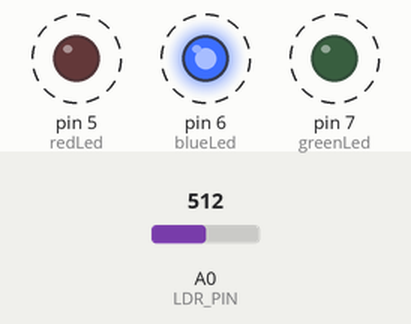
Recording of a sketch running on a simulated Arduino Uno, built with avr-gcc and run on an emulated ATmega328P. On the bench: output pins drawn as LEDs (lit = HIGH). Dashed ring = blinking. The test bench sets the inputs (shaded band); at power-on: A0 (LDR_PIN) = 512. What the sketch prints to the serial monitor is not drawn.

Above: at 1.25 s.
1.3 s: A0 (LDR_PIN) set to 122
4.3 s: A0 (LDR_PIN) set to 0
Timing chart, 0 to 13.3 s (numbered marks = the images above; inputs shaded):
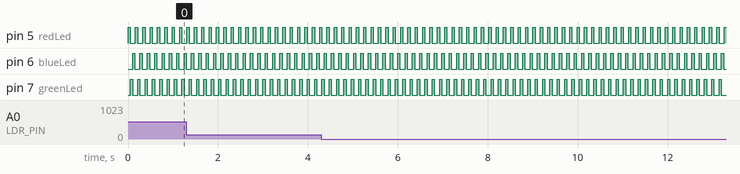

Measured:
- by itself, pin 5 (redLed), pin 6 (blueLed), pin 7 (greenLed): alternates HIGH for 0.05 s and LOW for 0.11 s

The sketch:

3_color_MLP_arduino_example.ino
```cpp
#include <Arduino.h>
#include "emlearn/colorMLP.h"

#define     greenLed     7
#define     redLed       5
#define     blueLed      6
#define     LDR_PIN      A0

// Array to hold the color response for the LDR
volatile float color_resp[3] = {0,0,0};
volatile float color_pred[6] = {0,0,0,0,0,0};

void printLDR_response();
void capture_color_response();

void setup()
{
    // Set the 3 leds as OUTPUT
    pinMode(redLed,OUTPUT);
    pinMode(greenLed,OUTPUT);
    pinMode(blueLed,OUTPUT);

    Serial.begin(115200);
}

void loop()
{

    capture_color_response();
    printLDR_response();
    predict();
}

int predict(){

    // Printing probability of all colors using the neural network
    int error = eml_net_predict_proba(&colorMLP,&color_resp[0],3,&color_pred[0],6);
    Serial.print("Pred: ");
    for (size_t i = 0; i < 6; i++)
    {
        Serial.print(color_pred[i]);
        Serial.print(", ");
    }
    Serial.print("\n\n");

    // Print the color with highest probability
    int classColor = eml_net_predict(&colorMLP,&color_resp[0],3);

    if(classColor == 0){Serial.println("No color");}
    else if(classColor == 1){Serial.println("Color: Black");}
    else if(classColor == 2){Serial.println("Color: Pink");}
    else if(classColor == 3){Serial.println("Color: Yellow");}
    else if(classColor == 4){Serial.println("Color: LightBlue");}
    else if(classColor == 5){Serial.println("Color: Red");}

    Serial.println("-------------");
    return error;
}


void capture_color_response(){

    digitalWrite(redLed,HIGH);
    delay(50);
    color_resp[0] = (float)analogRead(LDR_PIN);
    digitalWrite(redLed,LOW);

    digitalWrite(greenLed,HIGH);
    delay(50);
    color_resp[1] = (float)analogRead(LDR_PIN);
    digitalWrite(greenLed,LOW);

    digitalWrite(blueLed,HIGH);
    delay(50);
    color_resp[2] = (float)analogRead(LDR_PIN);
    digitalWrite(blueLed,LOW);

}


void printLDR_response(){
    Serial.print(color_resp[0]);
    Serial.print(",");
    Serial.print(color_resp[1]);
    Serial.print(",");
    Serial.println(color_resp[2]);
}
```

colorMLP.h
```cpp
#include "eml_net.h"
static const float colorMLP_layer0_weights[15] = { -0.227409f, -0.039437f, 0.017645f, 0.015578f, 0.082042f, -0.005759f, -0.022325f, 0.012583f, 0.021661f, -0.257275f, 0.164368f, -0.018416f, 0.039534f, 0.031181f, 0.152049f };
static const float colorMLP_layer0_biases[5] = { 0.872096f, -0.428815f, -0.119577f, -0.418876f, 1.561883f };
static const float colorMLP_layer1_weights[30] = { -4.716386f, 3.169954f, -4.356012f, -4.189064f, 3.036406f, 2.771722f, -0.038060f, -0.024014f, 0.000142f, 0.006355f, 0.028073f, 0.018317f, -0.252473f, -1.861514f, 1.356843f, 1.166160f, -0.488273f, -0.107324f, -0.234296f, -1.143462f, 0.818715f, 1.166673f, 0.086330f, -0.309856f, 4.116200f, 3.862642f, -3.792697f, -4.310450f, -3.938827f, -3.990081f };
static const float colorMLP_layer1_biases[6] = { -0.196522f, -1.346803f, 0.672995f, 0.611209f, -0.269148f, -0.262125f };
static float colorMLP_buf1[6];
static float colorMLP_buf2[6];
static const EmlNetLayer colorMLP_layers[2] = {
{ 5, 3, colorMLP_layer0_weights, colorMLP_layer0_biases, EmlNetActivationLogistic },
{ 6, 5, colorMLP_layer1_weights, colorMLP_layer1_biases, EmlNetActivationSoftmax } };
static EmlNet colorMLP = { 2, colorMLP_layers, colorMLP_buf1, colorMLP_buf2, 6 };
```

eml_common.h
```cpp
#ifndef EML_COMMON_H
#define EML_COMMON_H

#include <stdbool.h>
#include <stdint.h>
#include <stddef.h>

// EmlError
typedef enum _EmlError {
    EmlOk = 0,
    EmlSizeMismatch,
    EmlUnsupported,
    EmlUninitialized,
    EmlPostconditionFailed,
    EmlUnknownError,
    EmlErrors,
} EmlError;

static const char *
eml_error_strs[EmlErrors] = {
    "OK",
    "SizeMismatch",
    "Uninitialized",
    "Unsupported",
    "Postcondition failed",
    "Unknown error",
};

bool
eml_error_valid(EmlError e) {
    return (e >= EmlOk && e < EmlErrors);
}

const char *
eml_error_str(EmlError e) {
    if (eml_error_valid(e)) {
        return eml_error_strs[e];
    } else {
        return "Invalid error code";
    }
}


typedef void (*EmlDebugFunction)(EmlError code, const char *file, int line);

#ifdef EML_DEBUG
void eml_debug_stderr(EmlError code, const char *file, int line)
{
    const bool log_error = getenv("EML_DEBUG_LOG") != NULL;
    const bool fatal_errors = getenv("EML_DEBUG_FATAL_ERRORS") != NULL;
    if (log_error) {
        const char *err_str = eml_error_str(code);
        fprintf(stderr, "EmlError %s at %s:%d \n",
                        err_str, file, line);
    }
    if (fatal_errors) {
        exit(11);
    }
}

static EmlDebugFunction eml_debug = eml_debug_stderr;
#endif

#ifdef EML_DEBUG

#define EML_PRECONDITION(expr, errorcode) \
    do { \
        if (!(expr)) { \
            if (eml_debug) { eml_debug(errorcode, __FILE__, __LINE__); } \
            return errorcode; \
        } \
    } while (0);

// Return errorcode if expr not satisfied
#define EML_POSTCONDITION(expr, errorcode) \
    do { \
        if (!(expr)) { \
            if (eml_debug) { eml_debug(errorcode, __FILE__, __LINE__); } \
            return errorcode; \
        } \
    } while (0);


#else // EML_DEBUG


// Return errorcode if expr not satisfied
#define EML_PRECONDITION(expr, errorcode) \
    do { \
        if (!(expr)) { \
            return errorcode; \
        } \
    } while (0);

// Return errorcode if expr not satisfied
#define EML_POSTCONDITION(expr, errorcode) \
    do { \
        if (!(expr)) { \
            return errorcode; \
        } \
    } while (0);

#endif // EML_DEBUG

// Return if expr gives error
#define EML_CHECK_ERROR(expr) \
    do { \
        const EmlError _e = (expr); \
        if (_e != EmlOk) { \
            return _e; \
        } \
    } while (0);


#ifndef M_PI
#define M_PI 3.14159265358979323846
#endif


static inline
float eml_max(float a, float b) {
    return (a > b) ? a : b;
}
static inline
float eml_min(float a, float b) {
    return (a < b) ? a : b;
}

#endif // EML_COMMON_H
```

eml_net.h
```cpp
#include "eml_common.h"

#include <stdint.h>
#include <math.h>


// TODO: implement elu
// TODO: implement SeLu for SNN
// TODO: implement HardSigmoid
typedef enum _EmlNetActivationFunction {
    EmlNetActivationIdentity = 0,
    EmlNetActivationRelu,
    EmlNetActivationLogistic,
    EmlNetActivationSoftmax,
    EmlNetActivationTanh,
    EmlNetActivationFunctions,
} EmlNetActivationFunction;

static const char *
eml_net_activation_function_strs[EmlNetActivationFunctions] = {
    "identity",
    "relu",
    "logistic",
    "softmax",
    "tanh",
};

typedef struct _EmlNetLayer {
    int32_t n_outputs;
    int32_t n_inputs;
    const float *weights;
    const float *biases;
    EmlNetActivationFunction activation;
} EmlNetLayer;

typedef struct _EmlNet {
    // Layers of the neural network
    int32_t n_layers;
    const EmlNetLayer *layers;
    // Buffers for storing activations
    float *activations1;
    float *activations2;
    int32_t activations_length;
} EmlNet;


static float
eml_net_relu(float in) {
    return (in <= 0.0f) ? 0.0f : in;
}

static float
eml_net_expit(float in) {
    return 1.0f / (1.0f + expf(-in));
}

static float
eml_net_tanh(float in) {
    return tanhf(in);
}

static EmlError
eml_net_softmax(float *input, size_t input_length)
{
    EML_PRECONDITION(input, EmlUninitialized);

    float input_max = -INFINITY;
    for (size_t i = 0; i < input_length; i++) {
        if (input[i] > input_max) {
            input_max = input[i];
        }
    }

    float sum = 0.0f;
    for (size_t i = 0; i < input_length; i++) {
        sum += expf(input[i] - input_max);
    }

    const float offset = input_max + logf(sum);
    for (size_t i = 0; i < input_length; i++) {
        input[i] = expf(input[i] - offset);
    }

    return EmlOk;
}

int32_t
eml_net_argmax(const float *values, int32_t values_length) {

    float vmax = -INFINITY;
    int32_t argmax = -1;
    for (int i=0; i<values_length; i++) {
        if (values[i] > vmax) {
            vmax = values[i];
            argmax = i;
        }
    }
    return argmax;
}


static bool
eml_net_valid(EmlNet *model) {
    bool not_null = model->layers && model->activations1 && model->activations2;
    return not_null;
}

static inline int32_t
eml_net_outputs(EmlNet *model) {
    return model->layers[model->n_layers-1].n_outputs;
}

// For binary problem, one output, we need to report [ prob(class_0), prob(class_1)]
static inline int32_t
eml_net_outputs_proba(EmlNet *model) {
    int32_t n_outputs = eml_net_outputs(model);
    if (n_outputs == 1) {
        n_outputs = 2;
    }
    return n_outputs;
}

// Calculate size of activation value arrays
static int32_t
eml_net_find_largest_layer(EmlNet *model) {
    int32_t largest = -1;
    for (int i=0; i<model->n_layers; i++) {
        if (model->layers[i].n_inputs > largest) {
            largest = model->layers[i].n_inputs;
        }
        if (model->layers[i].n_outputs > largest) {
            largest = model->layers[i].n_outputs;
        }
    }
    return largest;
}


// CMSIS-NN tricks
// - fixed-point math
// - quantize to 8 or 16 bit (q7,q15)
// - block-based matrix and vector multiplication
// - weight reordering to match multiplication blocks
// CNN
// - partial im2col, reordering image to match convolution kernel (and size).
// - split x-y pooling. in-place. 4.5x speedup
// Activations
// - SIMD relu on signbit
// CIFAR-10, 80% accuracy, 100ms. 87KB weights, 55KB activations

// MobileNets
// depthwise-separable convolution, for multiple (color) channels
//
// Strassen matrix multiplication
// Winograd filter-based convolution, 16mul instead of 36. 2-3x speedup on GPU
// "Fast algorithms for convolutional neural networks"
// https://arxiv.org/abs/1509.09308
//
// Convolutional Kernel Networks
// https://papers.nips.cc/paper/5348-convolutional-kernel-networks.pdf
// Approximation of CNN with Gaussian kernels, on unsupervised feature kernels
// reached state-of-art in MINST/CIFAR-10 with linear SVM classifier
// scattering transform also did well


EmlError
eml_net_layer_forward(const EmlNetLayer *layer,
                    const float *in, int32_t in_length,
                    float *out, int32_t out_length)
{
    EML_PRECONDITION(in_length >= layer->n_inputs, EmlSizeMismatch);
    EML_PRECONDITION(out_length >= layer->n_outputs, EmlSizeMismatch);
    EML_PRECONDITION(layer->weights, EmlUninitialized);
    EML_PRECONDITION(layer->biases, EmlUninitialized);

    //printf("weights "); print_array(layer->weights, layer->n_inputs*layer->n_outputs);
    //printf("biases "); print_array(layer->biases, layer->n_outputs);

    // TODO: matrix multiplication should be done in blocks. Ex 2x4*4x2 = 2x2
    // multiply inputs by weights
    for (int o=0; o<layer->n_outputs; o++) {
        float sum = 0.0f;
        for (int i=0; i<layer->n_inputs; i++) {
            const int w_idx = o+(i*layer->n_outputs); // not stored continious
            const float w = layer->weights[w_idx];
            sum += w * in[i];
        }

        out[o] = sum + layer->biases[o];

    }

    // apply activation function
    if (layer->activation == EmlNetActivationIdentity) {
        // no-op
    } else if (layer->activation == EmlNetActivationRelu) {
        for (int i=0; i<layer->n_outputs; i++) {
            out[i] = eml_net_relu(out[i]);
        }
    } else if (layer->activation == EmlNetActivationLogistic) {
        for (int i=0; i<layer->n_outputs; i++) {
            out[i] = eml_net_expit(out[i]);
        }
    } else if (layer->activation == EmlNetActivationTanh) {
        for (int i=0; i<layer->n_outputs; i++) {
            out[i] = eml_net_tanh(out[i]);
        }
    } else if (layer->activation == EmlNetActivationSoftmax) {
        eml_net_softmax(out, layer->n_outputs);
    } else {
        return EmlUnsupported;
    }

    //printf("activations "); print_array(out, layer->n_outputs);

    return EmlOk;
}


// Run inferences. Leaves results in activations2
EmlError
eml_net_infer(EmlNet *model, const float *features, int32_t features_length)
{
    EML_PRECONDITION(eml_net_valid(model), EmlUninitialized);
    EML_PRECONDITION(model->n_layers >= 2, EmlUnsupported);
    EML_PRECONDITION(features_length == model->layers[0].n_inputs, EmlSizeMismatch);
    EML_PRECONDITION(model->activations_length >= eml_net_find_largest_layer(model), EmlSizeMismatch);

    const int32_t buffer_length = model->activations_length;
    float *buffer1 = model->activations1;
    float *buffer2 = model->activations2;

    // Input layer
    EML_CHECK_ERROR(eml_net_layer_forward(&model->layers[0], features,
                        features_length, buffer1, buffer_length));

    // Hidden layers
    for (int l=1; l<model->n_layers-1; l++) {
        const EmlNetLayer *layer = &model->layers[l];
        // PERF: avoid copying, swap buffers instead
        EML_CHECK_ERROR(eml_net_layer_forward(layer, buffer1, buffer_length, buffer2, buffer_length));
        for (int i=0; i<buffer_length; i++) {
            buffer1[i] = buffer2[i];
        }
    }

    // Output layer
    EML_CHECK_ERROR(eml_net_layer_forward(&model->layers[model->n_layers-1],
                        buffer1, buffer_length, buffer2, buffer_length));

    return EmlOk;
}

EmlError
eml_net_predict_proba(EmlNet *model, const float *features, int32_t features_length,
                                  float *out, int32_t out_length)
{
    EML_PRECONDITION(eml_net_valid(model), EmlUninitialized);
    EML_PRECONDITION(features, EmlUninitialized);
    EML_PRECONDITION(out, EmlUninitialized);
    const int32_t n_outputs = eml_net_outputs_proba(model);
    EML_PRECONDITION(out_length == n_outputs, EmlSizeMismatch);

    EML_CHECK_ERROR(eml_net_infer(model, features, features_length));

    float proba_sum = 0.0f;

    if (n_outputs == 2) {
        out[1] = model->activations2[0];
        out[0] = 1.0f - out[1];
        proba_sum = out[0] + out[1];
    } else {
        for (int i=0; i<n_outputs; i++) {
            const float p = model->activations2[i];
            out[i] = p;
            proba_sum += p;
        }
    }

    EML_POSTCONDITION(fabs(proba_sum - 1.0) < 0.001, EmlPostconditionFailed);

    return EmlOk;
}


// Return the class, or -EmlError on failure
int32_t
eml_net_predict(EmlNet *model, const float *features, int32_t features_length) {

    const EmlError error = eml_net_infer(model, features, features_length);
    if (error != EmlOk) {
        return -error;
    }

    const int32_t n_outputs = eml_net_outputs(model);

    int32_t _class = -EmlUnknownError;
    if (n_outputs == 1) {
        _class = (model->activations2[0] > 0.5f) ? 1 : 0;
    } else if (n_outputs > 1) {
        _class = eml_net_argmax(model->activations2, n_outputs);
    }

    return _class;
}
```
